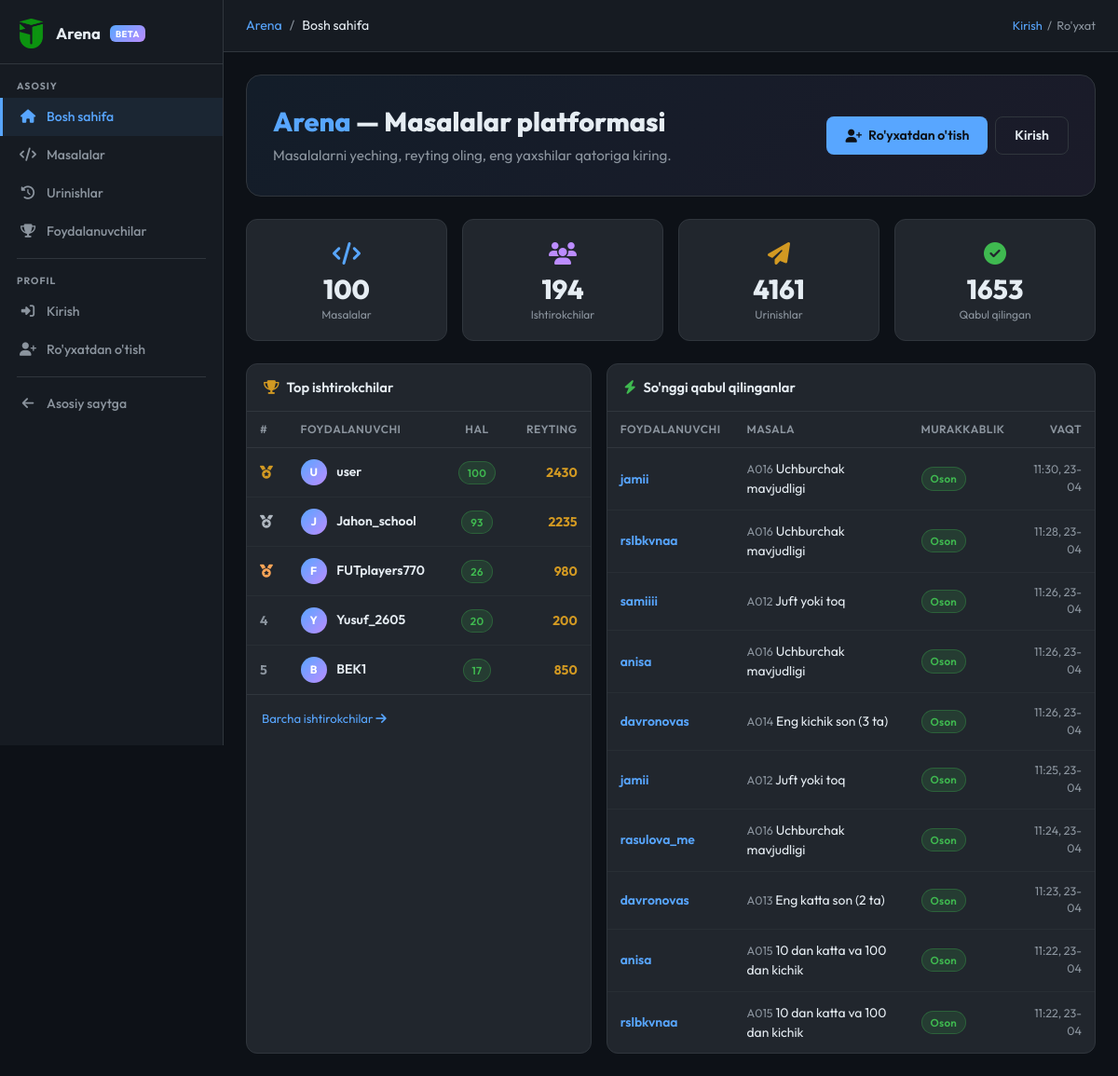
Screenshot of /arena/ with the database file from the repository.
### models.py (models this page shows, shortened)
class ArenaUser(db.Model):
    __tablename__ = 'arena_users'
    id = db.Column(db.Integer, primary_key=True)
    username = db.Column(db.String(50), unique=True, nullable=False)
    full_name = db.Column(db.String(100), nullable=False)
    age = db.Column(db.Integer)
    password_hash = db.Column(db.String(256), nullable=False)
    bio = db.Column(db.Text, default='')
    rating = db.Column(db.Integer, default=0)
    problems_solved = db.Column(db.Integer, default=0)
    total_stars = db.Column(db.Integer, default=0)
    created_at = db.Column(db.DateTime, default=tashkent_now)
    last_seen = db.Column(db.DateTime, default=tashkent_now)
    submissions = db.relationship('ArenaSubmission', backref='user', lazy='dynamic')
    __table_args__ = (
        db.Index('ix_arena_user_username', 'username'),
        db.Index('ix_arena_user_rating', 'rating'),
    )

class ArenaProblem(db.Model):
    __tablename__ = 'arena_problems'
    id = db.Column(db.Integer, primary_key=True)
    code = db.Column(db.String(10), unique=True, nullable=False)  # A001, M005
    title = db.Column(db.String(200), nullable=False)
    description = db.Column(db.Text, nullable=False)
    input_format = db.Column(db.Text, default='')
    output_format = db.Column(db.Text, default='')
    constraints = db.Column(db.Text, default='')
    examples = db.Column(db.Text, default='[]')  # JSON: [{input, output, explanation}]
    hidden_tests = db.Column(db.Text, default='[]')  # JSON: [{input, output}] — foydalanuvchiga ko'rsatilmaydi
    difficulty = db.Column(db.String(10), default='easy')   # easy / medium / hard
    category = db.Column(db.String(50), default='general')
    correct_answer = db.Column(db.Text, default='')          # for auto-grading
    time_limit = db.Column(db.Float, default=1.0)            # seconds (display)
    memory_limit = db.Column(db.Integer, default=256)        # MB (display)
    is_active = db.Column(db.Boolean, default=True)
    created_at = db.Column(db.DateTime, default=tashkent_now)
    accepted_count = db.Column(db.Integer, default=0)
    submission_count = db.Column(db.Integer, default=0)
    submissions = db.relationship('ArenaSubmission', backref='problem', lazy='dynamic')
    __table_args__ = (
        db.Index('ix_arena_problem_difficulty', 'difficulty'),
        db.Index('ix_arena_problem_category', 'category'),
        db.Index('ix_arena_problem_active', 'is_active'),
    )

### routes/arena.py (the view)
@arena_bp.route('/')
def index():
    total_users    = ArenaUser.query.count()
    total_problems = ArenaProblem.query.filter_by(is_active=True).count()
    total_subs     = ArenaSubmission.query.count()
    total_ac       = ArenaSubmission.query.filter_by(status='AC').count()
    top_users = (ArenaUser.query
                 .order_by(ArenaUser.problems_solved.desc(),
                            ArenaUser.rating.desc())
                 .limit(5).all())
    recent_ac = (ArenaSubmission.query
                 .filter_by(status='AC')
                 .order_by(ArenaSubmission.submitted_at.desc())
                 .limit(10).all())
    return render_template('arena/index.html',
                           total_users=total_users,
                           total_problems=total_problems,
                           total_subs=total_subs,
                           total_ac=total_ac,
                           top_users=top_users,
                           recent_ac=recent_ac)

### routes/arena.py (called while the page is built)
def _current_user():
    uid = session.get('arena_user_id')
    if not uid:
        return None
    return ArenaUser.query.get(uid)

def _is_arena_admin():
    u = _current_user()
    return u is not None and u.username.lower() == ARENA_ADMIN_USERNAME

@arena_bp.context_processor
def _inject():
    u = _current_user()
    if u:
        u.last_seen = tashkent_now()
        try:
            db.session.commit()
        except Exception:
            db.session.rollback()
    return dict(arena_user=u, is_arena_admin=_is_arena_admin())

### templates/arena/index.html (shortened to what this page needs)
{% extends "arena/base.html" %}
{% block breadcrumb %}<li class="breadcrumb-item active">Bosh sahifa</li>{% endblock %}
{% block content %}
<div style="background: linear-gradient(135deg, rgba(88,166,255,.08), rgba(188,140,255,.08));
            border: 1px solid var(--ar-border); border-radius: 16px; padding: 32px 28px; margin-bottom: 24px;">
  <div class="d-flex align-items-center justify-content-between flex-wrap gap-3">
    <div>
      <h1 style="font-size:1.8rem; font-weight:800; margin:0;">
        <span style="color:var(--ar-primary)">Arena</span> — Masalalar platformasi
      </h1>
      <p style="color:var(--ar-muted); margin: 8px 0 0; font-size:.95rem;">
        Masalalarni yeching, reyting oling, eng yaxshilar qatoriga kiring.
      </p>
    </div>
    {% if not arena_user %}
    <div class="d-flex gap-2">
      <a href="{{ url_for('arena.register') }}" class="ar-btn ar-btn-primary">
        <i class="fas fa-user-plus"></i> Ro'yxatdan o'tish
      </a>
      <a href="{{ url_for('arena.login') }}" class="ar-btn ar-btn-outline">Kirish</a>
    </div>
    {% else %}
    <a href="{{ url_for('arena.problems') }}" class="ar-btn ar-btn-primary">
      <i class="fas fa-code"></i> Masalalarga o'tish
    </a>
    {% endif %}
  </div>
</div>
<div class="row g-3 mb-4">
  {% for icon, val, lbl, col in [
    ('fas fa-code', total_problems, 'Masalalar', 'var(--ar-primary)'),
    ('fas fa-users', total_users, 'Ishtirokchilar', 'var(--ar-purple)'),
    ('fas fa-paper-plane', total_subs, 'Urinishlar', 'var(--ar-yellow)'),
    ('fas fa-check-circle', total_ac, 'Qabul qilingan', 'var(--ar-green)'),
  ] %}
  <div class="col-6 col-md-3">
    <div class="ar-stat">
      <div style="font-size:1.5rem; color:{{ col }}; margin-bottom:6px;"><i class="{{ icon }}"></i></div>
      <div class="val">{{ val }}</div>
      <div class="lbl">{{ lbl }}</div>
    </div>
  </div>
  {% endfor %}
</div>
<div class="row g-3">
  <div class="col-lg-5">
    <div class="ar-card h-100">
      <div class="ar-card-header">
        <i class="fas fa-trophy" style="color:var(--ar-yellow)"></i> Top ishtirokchilar
      </div>
      <div class="ar-card-body p-0">
        {% if top_users %}
        <table class="ar-table">
          <thead><tr>
            <th>#</th>
            <th>Foydalanuvchi</th>
            <th style="text-align:center">Hal</th>
            <th style="text-align:right">Reyting</th>
          </tr></thead>
          <tbody>
          {% for u in top_users %}
          <tr>
            <td style="font-weight:700; color:{% if loop.index==1 %}var(--ar-yellow){% elif loop.index==2 %}#b0b8c1{% elif loop.index==3 %}var(--ar-orange){% else %}var(--ar-muted){% endif %}">
              {% if loop.index <= 3 %}<i class="fas fa-medal"></i>{% else %}{{ loop.index }}{% endif %}
            </td>
            <td>
              <a href="{{ url_for('arena.profile', username=u.username) }}"
                 style="color:var(--ar-text); text-decoration:none; font-weight:600;">
                <span style="width:28px;height:28px;border-radius:50%;background:linear-gradient(135deg,#58a6ff,#bc8cff);
                             display:inline-flex;align-items:center;justify-content:center;font-size:.75rem;font-weight:700;color:#fff;margin-right:8px;">
                  {{ u.username[0].upper() }}</span>
                {{ u.username }}
              </a>
            </td>
            <td style="text-align:center">
              <span class="ar-badge badge-ac">{{ u.problems_solved }}</span>
            </td>
            <td style="text-align:right; font-weight:700; color:var(--ar-yellow)">{{ u.rating }}</td>
          </tr>
          {% endfor %}
          </tbody>
        </table>
        {% else %}
        <div style="padding:32px; text-align:center; color:var(--ar-muted);">
          <i class="fas fa-users fa-2x" style="opacity:.3;margin-bottom:8px;"></i><br>
          Hali ishtirokchilar yo'q
        </div>
        {% endif %}
        <div style="padding:12px 16px; border-top:1px solid var(--ar-border);">
          <a href="{{ url_for('arena.users') }}" style="color:var(--ar-primary); font-size:.82rem; text-decoration:none;">
            Barcha ishtirokchilar <i class="fas fa-arrow-right"></i>
          </a>
        </div>
      </div>
    </div>
  </div>
  <div class="col-lg-7">
    <div class="ar-card h-100">
      <div class="ar-card-header">
        <i class="fas fa-bolt" style="color:var(--ar-green)"></i> So'nggi qabul qilinganlar
      </div>
      <div class="ar-card-body p-0">
        {% if recent_ac %}
        <table class="ar-table">
          <thead><tr>
            <th>Foydalanuvchi</th>
            <th>Masala</th>
            <th>Murakkablik</th>
            <th style="text-align:right">Vaqt</th>
          </tr></thead>
          <tbody>
          {% for s in recent_ac %}
          <tr>
            <td>
              <a href="{{ url_for('arena.profile', username=s.user.username) }}"
                 style="color:var(--ar-primary); text-decoration:none; font-weight:600;">
                {{ s.user.username }}
              </a>
            </td>
            <td>
              <a href="{{ url_for('arena.problem_detail', pid=s.problem.id) }}"
                 style="color:var(--ar-text); text-decoration:none;">
                <span style="color:var(--ar-muted); font-size:.78rem;">{{ s.problem.code }}</span>
                {{ s.problem.title }}
              </a>
            </td>
            <td>
              <span class="ar-badge badge-{{ s.problem.difficulty }}">
                {% if s.problem.difficulty == 'easy' %}Oson{% elif s.problem.difficulty == 'medium' %}O'rta{% else %}Qiyin{% endif %}
              </span>
            </td>
            <td style="text-align:right; color:var(--ar-muted); font-size:.78rem;">
              {{ s.submitted_at.strftime('%H:%M, %d-%m') }}
            </td>
          </tr>
          {% endfor %}
          </tbody>
        </table>
        {% else %}
        <div style="padding:32px; text-align:center; color:var(--ar-muted);">
          <i class="fas fa-check-circle fa-2x" style="opacity:.3;margin-bottom:8px;"></i><br>
          Hali urinishlar yo'q
        </div>
        {% endif %}
      </div>
    </div>
  </div>
</div>
{% endblock %}

### templates/arena/base.html (style rules this page uses)
:root { --ar-bg: #0d1117; --ar-surface: #161b22; --ar-card: #21262d; --ar-border: #30363d; --ar-text: #e6edf3; --ar-muted: #8b949e; --ar-primary: #58a6ff; --ar-green: #3fb950; --ar-red: #f85149; --ar-yellow: #d29922; --ar-purple: #bc8cff; --ar-orange: #ffa657; --sidebar-w: 240px; }
* { box-sizing: border-box; }
body { font-family: 'Outfit', sans-serif; background: var(--ar-bg); color: var(--ar-text); min-height: 100vh; margin: 0; }
.ar-topbar .breadcrumb-item + .breadcrumb-item::before { color: var(--ar-muted); }
.ar-card { background: var(--ar-card); border: 1px solid var(--ar-border); border-radius: 12px; overflow: hidden; }
.ar-card-header { padding: 14px 18px; border-bottom: 1px solid var(--ar-border); font-weight: 600; font-size: 0.92rem; display: flex; align-items: center; gap: 8px; }
.ar-card-body { padding: 18px; }
.badge-ac { background: rgba(63,185,80,.15); color: var(--ar-green); border: 1px solid rgba(63,185,80,.3); }
.badge-easy { background: rgba(63,185,80,.15); color: var(--ar-green); border: 1px solid rgba(63,185,80,.3); }
.ar-badge { display: inline-flex; align-items: center; padding: 3px 9px; border-radius: 20px; font-size: 0.72rem; font-weight: 600; letter-spacing: 0.3px; }
.ar-table { width: 100%; border-collapse: collapse; font-size: 0.87rem; }
.ar-table th { padding: 10px 14px; color: var(--ar-muted); font-weight: 600; font-size: 0.75rem; text-transform: uppercase; letter-spacing: 0.5px; border-bottom: 1px solid var(--ar-border); white-space: nowrap; }
.ar-table td { padding: 12px 14px; border-bottom: 1px solid rgba(48,54,61,.5); vertical-align: middle; }
.ar-table tr:last-child td { border-bottom: none; }
.ar-btn { display: inline-flex; align-items: center; gap: 7px; padding: 9px 20px; border-radius: 8px; font-family: 'Outfit', sans-serif; font-size: 0.88rem; font-weight: 600; border: none; cursor: pointer; text-decoration: none; transition: all 0.15s; }
.ar-btn-primary { background: var(--ar-primary); color: #0d1117; }
.ar-btn-outline { background: transparent; border: 1px solid var(--ar-border); color: var(--ar-text); }
.ar-stat { background: var(--ar-card); border: 1px solid var(--ar-border); border-radius: 12px; padding: 18px 20px; text-align: center; }
.ar-stat .val { font-size: 1.8rem; font-weight: 800; color: var(--ar-text); line-height: 1; }
.ar-stat .lbl { font-size: 0.75rem; color: var(--ar-muted); margin-top: 4px; }

### rows the page displays
ArenaUser: username "U", username "user", problems_solved "100", rating "2430"
ArenaUser: username "J", username "Jahon_school", problems_solved "93", rating "2235"
ArenaUser: username "F", username "FUTplayers770", problems_solved "26", rating "980"
ArenaUser: username "Y", username "Yusuf_2605", problems_solved "20", rating "200"
ArenaUser: username "B", username "BEK1", problems_solved "17", rating "850"
ArenaUser: user.username "jamii" "jamii"
ArenaProblem: problem.code "A016" "A016" "A016" "A016", problem "Uchburchak mavjudligi" "Uchburchak mavjudligi" "Uchburchak mavjudligi" "Uchburchak mavjudligi"
ArenaUser: user.username "rslbkvnaa" "rslbkvnaa"
ArenaUser: user.username "samiiii"
ArenaProblem: problem.code "A012" "A012", problem "Juft yoki toq" "Juft yoki toq"
ArenaUser: user.username "anisa" "anisa"
ArenaUser: user.username "davronovas" "davronovas"
ArenaProblem: problem.code "A014", problem "Eng kichik son (3 ta)"
ArenaUser: user.username "rasulova_me"
ArenaProblem: problem.code "A013", problem "Eng katta son (2 ta)"
ArenaProblem: problem.code "A015" "A015", problem "10 dan katta va 100 dan kichik" "10 dan katta va 100 dan kichik"

### other values shown
{{ val }} "100" "194" "4161" "1653"
{{ lbl }} "Masalalar" "Ishtirokchilar" "Urinishlar" "Qabul qilingan"
{{ s.submitted_at.strftime('%H:%M, %d-%m') }} "11:30, 23-04" "11:28, 23-04" "11:26, 23-04" "11:26, 23-04" "11:26, 23-04" "11:25, 23-04" "11:24, 23-04" "11:23, 23-04" "11:22, 23-04" "11:22, 23-04"
